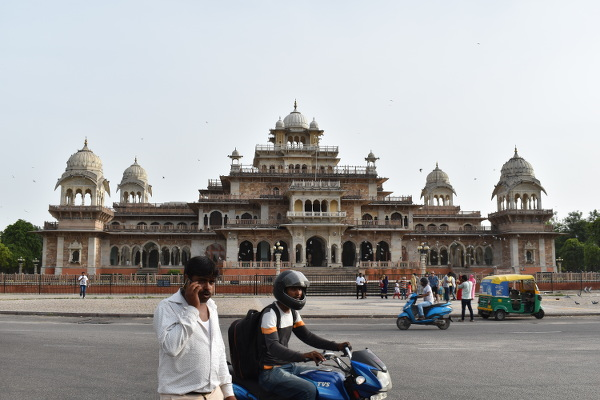
#> input picture Median Filtering/img3.JPG, 600 x 400 px
$ python MedianOfHall.py
#> lines starting #> are read from the running program, lines starting #| are printed output that depends on the picture
# ASSIGNMENT 1 + ConnectedComponentLabelling + MedianFiltering + DeNoising
# Raghav Chugh     18UCS195
# Lakshay Bhagtani 18UCS132
#Collaborators
#Piyush Soni 18ucs067
#Divyansh Singh 18ucs132
import cv2
import numpy as np


img=cv2.imread('img3.JPG',cv2.IMREAD_GRAYSCALE)
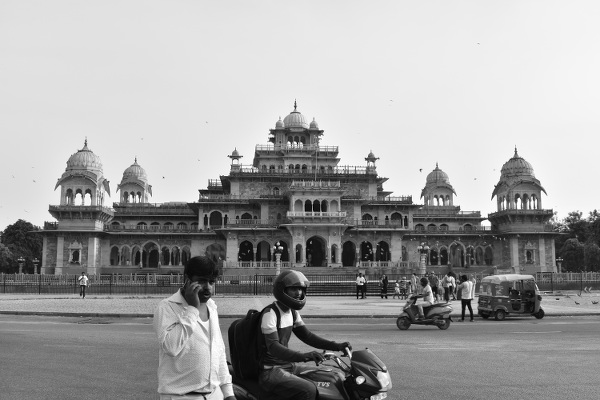
#> img: shape (400, 600); min 0, max 255, mean 161.6
imagearray=list()

for x in range(0,28):

    image=cv2.imread('img'+str(x)+'.JPG',cv2.IMREAD_GRAYSCALE)
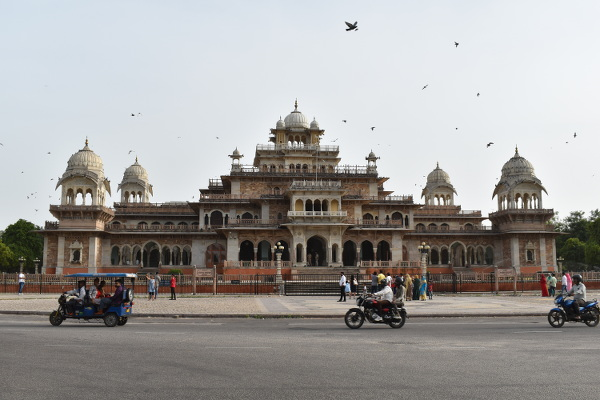
#> input picture Median Filtering/img0.JPG, 600 x 400 px
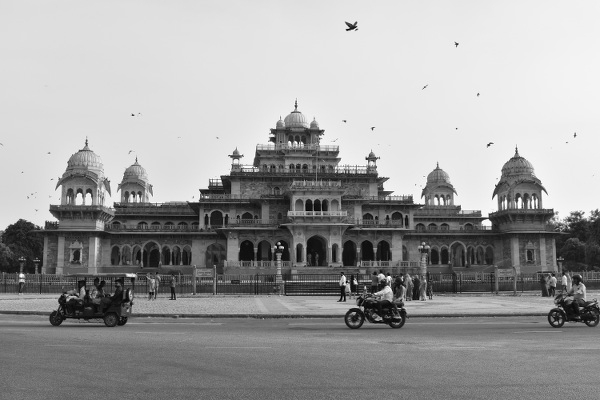
#> image: shape (400, 600); min 0, max 255, mean 158

    imagearray.append(image)
#> pass 2 of the loop `for x in range(0,28):`:
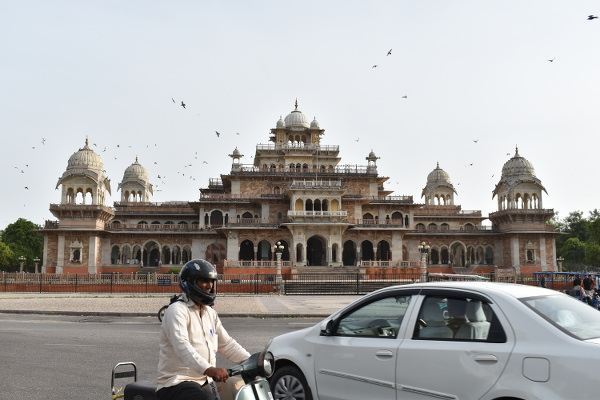
#> input picture Median Filtering/img1.JPG, 600 x 400 px
#> `image=cv2.imread('img'+str(x)+'.JPG',cv2.IMREAD_GRAYSCALE)`:
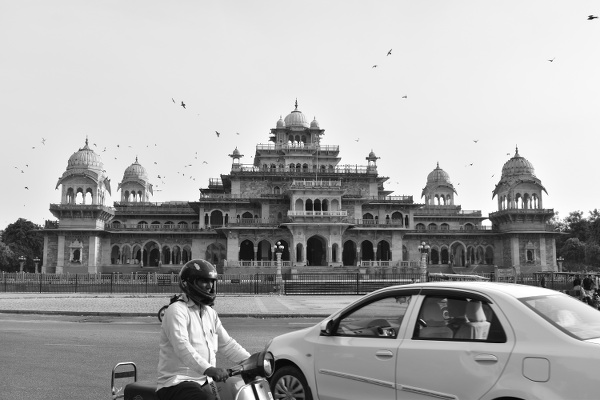
#> image: shape (400, 600); min 0, max 255, mean 168.1
#> (the run stopped early here; a loop or call above may not have finished)
